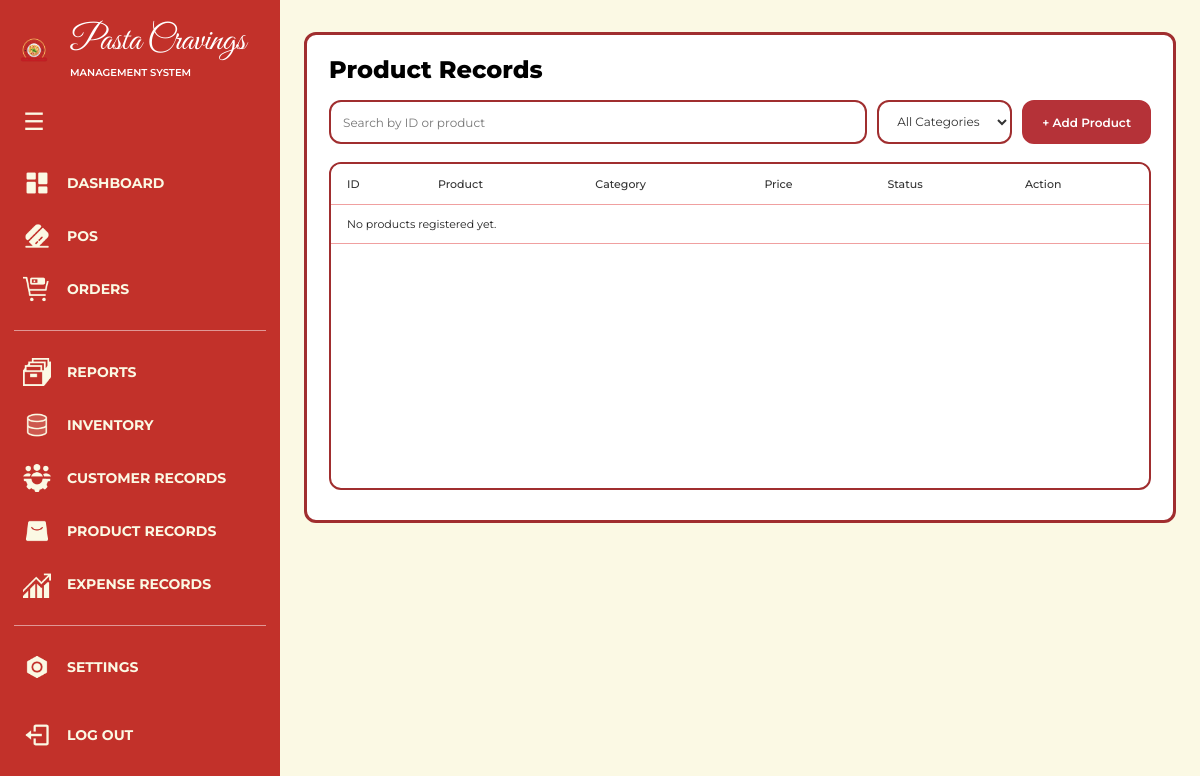
/products/, run on an earlier commit of the app's database.
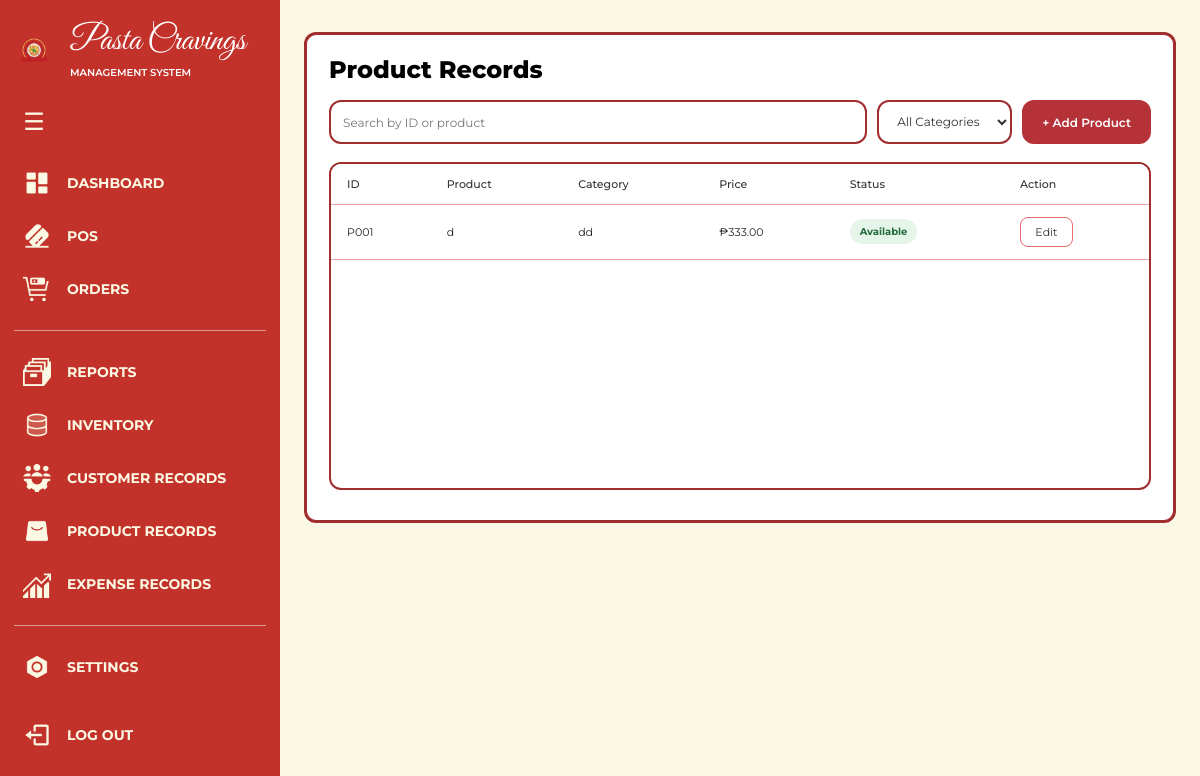
And on a later commit of the database.
### apps/products/models.py (models this page shows, shortened)
class Product(models.Model):
    STATUS_CHOICES = [
        ("Available", "Available"),
        ("Unavailable", "Unavailable"),
    ]
    product = models.CharField(max_length=150)
    category = models.CharField(max_length=100)
    price = models.DecimalField(max_digits=10, decimal_places=2)
    status = models.CharField(
        max_length=20,
        choices=STATUS_CHOICES,
        default="Available"
    )
    created_at = models.DateTimeField(auto_now_add=True)

### apps/products/views.py (the view)
# urls.py: path("", views.product_view, name="product"),
def product_view(request):
    products_list = Product.objects.all().order_by("id")
    categories = (
        Product.objects.order_by("category")
        .values_list("category", flat=True)
        .distinct()
    )
    context = {
        "products": products_list,
        "categories": categories,
        "form": ProductForm(),
    }
    return render(request, "product_records.html", context)

### apps/products/forms.py
class ProductForm(forms.ModelForm):
    class Meta:
        model = Product
        fields = ["product", "category", "price", "status"]

### templates/product_records.html (shortened to what this page needs)
{% extends "base.html" %}
{% load static %}
{% block extra_css %}
<link rel="stylesheet" href="{% static 'css/customer_records.css' %}">
<link rel="stylesheet" href="{% static 'css/product_records.css' %}">
{% endblock %}
{% block navbar %}
    {% include "components/navbar_database.html" %}
{% endblock %}
{% block content %}
<div class="app">
    <main id="product-records">
        <section class="records-panel">
            <h1>Product Records</h1>
            <div class="toolbar">
                <label class="search-box">
                    <input
                        type="search"
                        id="productSearch"
                        placeholder="Search by ID or product"
                    >
                </label>
                <select id="categoryFilter" class="category-filter">
                    <option value="">All Categories</option>
                </select>
                <button class="add-button" id="openAddModalBtn" type="button">
                    + Add Product
                </button>
            </div>
            <div class="table-container">
                <div class="table-scroll">
                    <table aria-label="Product records">
                        <thead>
                            <tr>
                                <th>ID</th>
                                <th>Product</th>
                                <th>Category</th>
                                <th>Price</th>
                                <th>Status</th>
                                <th>Action</th>
                            </tr>
                        </thead>
                        <tbody id="productTableBody">
                            {% for item in products %}
                            <tr class="product-row">
                                <td data-search-id="{{ item.id }}">
                                    P{{ item.id|stringformat:"03d" }}
                                </td>
                                <td>{{ item.product }}</td>
                                <td>{{ item.category }}</td>
                                <td>₱{{ item.price|floatformat:2 }}</td>
                                <td>
                                    <span class="product-status
                                        {% if item.status == 'Available' %}available
                                        {% else %}unavailable{% endif %}">
                                        {{ item.status }}
                                    </span>
                                </td>
                                <td>
                                    <button
                                        type="button"
                                        class="edit-modal-btn"
                                        data-id="{{ item.id }}"
                                        data-product="{{ item.product }}"
                                        data-category="{{ item.category }}"
                                        data-price="{{ item.price }}"
                                        data-status="{{ item.status }}"
                                    >
                                        Edit
                                    </button>
                                </td>
                            </tr>
                            {% empty %}
                            <tr>
                                <td colspan="6" class="empty-message">
                                    No products registered yet.
                                </td>
                            </tr>
                            {% endfor %}
                        </tbody>
                    </table>
                </div>
            </div>
        </section>
    </main>
</div>
{% endblock %}

### templates/base.html (shortened to what this page needs)
{% load static %}
<!DOCTYPE html>
<html lang="en">
<head>
    <link rel="stylesheet" href="{% static 'css/components/navbar.css' %}">
    <link rel="stylesheet" href="{% static 'css/components/footer.css' %}">
    {% block extra_css %}{% endblock %}
</head>
<body>
    <div class="page-layout">
        {% block navbar %}{% endblock %}
        {% block content %}{% endblock %}
    </div>
</body>
</html>

### templates/components/navbar_database.html (shortened to what this page needs)
{% load static %}
<link rel="stylesheet" href="{% static 'css/components/navbar_database.css' %}">
<aside class="sidebar" id="databaseSidebar">
    <div class="sidebar-brand">
        <img src="{% static 'images/logo.png' %}" alt="Pasta Cravings Logo" class="sidebar-logo">
        <div class="sidebar-brand-text">
            <h1>Pasta Cravings</h1>
            <p>MANAGEMENT SYSTEM</p>
        </div>
    </div>
    <button type="button" class="sidebar-toggle"
            id="sidebarToggle" aria-label="Toggle sidebar"
            aria-expanded="false">
        <span>☰</span>
    </button>
    <nav class="sidebar-nav">
        <a href="{% url 'dashboard' %}" class="nav-link" title="Dashboard">
            <img src="{% static 'icons/dashboard.png' %}" alt="">
            <span>DASHBOARD</span>
        </a>
        <a href="{% url 'pos:pos' %}" class="nav-link">
            <img src="{% static 'icons/pos.png' %}" alt="">
            <span>POS</span>
        </a>
        <a href="{% url 'orders' %}" class="nav-link" title="Orders">
            <img src="{% static 'icons/orders.png' %}" alt="">
            <span>ORDERS</span>
        </a>
        <div class="nav-divider"></div>
        <a href="{% url 'reports' %}" class="nav-link" title="Reports">
            <img src="{% static 'icons/reports.png' %}" alt="">
            <span>REPORTS</span>
        </a>
        <a href="#" class="nav-link" title="Inventory">
            <img src="{% static 'icons/inventory.png' %}" alt="">
            <span>INVENTORY</span>
        </a>
        <a href="{% url 'customer' %}" class="nav-link" title="Customer Records">
            <img src="{% static 'icons/customer_records.png' %}" alt="">
            <span>CUSTOMER RECORDS</span>
        </a>
        <a href="{% url 'product' %}" class="nav-link" title="Product Records">
            <img src="{% static 'icons/product_records.png' %}" alt="">
            <span>PRODUCT RECORDS</span>
        </a>
        <a href="#" class="nav-link" title="Expense Records">
            <img src="{% static 'icons/expense_records.png' %}" alt="">
            <span>EXPENSE RECORDS</span>
        </a>
        <div class="nav-divider"></div>
        <a href="{% url 'settings' %}" class="nav-link" title="Settings">
            <img src="{% static 'icons/settings.png' %}" alt="">
            <span>SETTINGS</span>
        </a>
    </nav>
    <form method="POST" action="{% url 'logout' %}" class="sidebar-logout">
        <button type="submit" class="nav-link logout-button" title="Log Out">
            <img src="{% static 'icons/log_out.png' %}" alt="">
            <span>LOG OUT</span>
        </button>
    </form>
</aside>

### static/css/customer_records.css (style rules this page uses)
:root { --customer-bg: #FBF9E4; --customer-red: #A02E2F; --customer-title: #B53238; --customer-text: #000; --customer-surface: #FFF; --customer-border: #E66C6C; --customer-muted: #6B6B6B; }
* { box-sizing: border-box; }
body { margin: 0; background: var(--customer-bg); }
.app { width: calc(100% - 78px); min-width: 0; margin-left: 78px; padding: 32px 24px 48px; color: var(--customer-text); font-family: "Montserrat", sans-serif; transition: width 0.35s ease, margin-left 0.35s ease; }
#customer-records, .records-panel { width: 100%; min-width: 0; }
.records-panel { display: flex; flex-direction: column; gap: 16px; min-height: 490px; padding: 20px 22px 30px; background: var(--customer-surface); border: 3px solid var(--customer-red); border-radius: 12px; }
.records-panel h1 { margin: 0; font-size: 24px; font-weight: 800; }
.toolbar { display: flex; align-items: center; gap: 10px; width: 100%; min-width: 0; margin-bottom: 2px; }
.search-box { display: flex; align-items: center; gap: 12px; flex: 1; min-width: 0; height: 44px; padding: 0 12px; background: var(--customer-surface); border: 2px solid var(--customer-red); border-radius: 12px; }
.search-box input { flex: 1; width: 100%; min-width: 0; height: 100%; padding: 0; color: var(--customer-text); font: 12px "Montserrat", sans-serif; background: transparent; border: none; outline: none; }
.search-box input::placeholder { color: #777; opacity: 1; }
.add-button { display: inline-flex; align-items: center; justify-content: center; gap: 8px; flex-shrink: 0; min-height: 44px; padding: 0 18px; color: #FFF; font: 600 12px "Montserrat", sans-serif; white-space: nowrap; cursor: pointer; background: var(--customer-title); border: 2px solid var(--customer-title); border-radius: 12px; transition: background 0.2s ease, transform 0.2s ease; }
.edit-modal-btn { min-width: 53px; padding: 7px 12px; color: #333; font: 11px "Montserrat", sans-serif; cursor: pointer; background: #FFF; border: 1px solid var(--customer-border); border-radius: 8px; transition: background 0.2s ease; }
.table-container { width: 100%; height: 328px; min-width: 0; overflow: hidden; background: var(--customer-surface); border: 2px solid var(--customer-red); border-radius: 12px; }
.table-scroll { width: 100%; height: 100%; overflow: auto; }
.table-scroll table { width: 100%; border-collapse: collapse; table-layout: auto; font: 11px "Montserrat", sans-serif; text-align: left; }
.table-scroll th, .table-scroll td { padding: 8px 16px; color: #222; vertical-align: middle; white-space: nowrap; border-bottom: 1px solid #F0A0A0; }
.table-scroll th { height: 40px; color: #333; font-weight: 500; background: #FFF; }
.table-scroll tbody tr { transition: background 0.2s ease; }
.table-scroll tbody tr:last-child td { border-bottom: 1px solid #F0A0A0; }

### static/css/product_records.css (style rules this page uses)
.category-filter { min-height: 44px; padding: 0 14px; border: 2px solid #A02E2F; border-radius: 12px; background: #fff; font: 12px "Montserrat", sans-serif; color: #333; cursor: pointer; }
.product-status { display: inline-block; padding: 6px 10px; border-radius: 20px; font-size: 10px; font-weight: 700; }
.product-status.available { color: #236B3B; background: #E5F5E9; }
#product-records .table-container { height: 328px; }
#product-records table { width: 100%; min-width: 650px; border-collapse: collapse; font: 11px "Montserrat", sans-serif; }
#product-records th, #product-records td { padding: 12px 16px; text-align: left; border-bottom: 1px solid #F0A0A0; }

What changed in the data, as far as the page shows it:
added Product: id "001", product "d", category "dd", price "333.00", status "Available"
Also different on the page:
text no longer shown: "No products registered yet."
